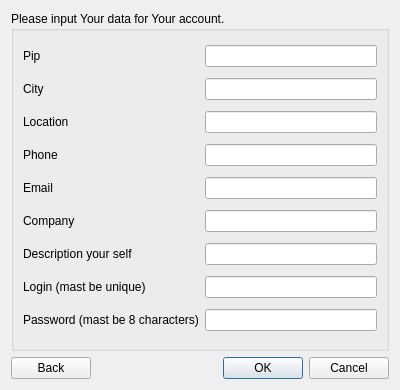
<?xml version="1.0" encoding="UTF-8"?>
<ui version="4.0">
 <class>RegisterWindow</class>
 <widget class="QDialog" name="RegisterWindow">
  <property name="geometry">
   <rect>
    <x>0</x>
    <y>0</y>
    <width>400</width>
    <height>390</height>
   </rect>
  </property>
  <property name="windowTitle">
   <string>Dialog</string>
  </property>
  <layout class="QGridLayout" name="gridLayout_2">
   <item row="1" column="1">
    <widget class="QDialogButtonBox" name="buttonBox">
     <property name="orientation">
      <enum>Qt::Horizontal</enum>
     </property>
     <property name="standardButtons">
      <set>QDialogButtonBox::Cancel|QDialogButtonBox::Ok</set>
     </property>
    </widget>
   </item>
   <item row="1" column="0">
    <widget class="QPushButton" name="btn_back">
     <property name="text">
      <string>Back</string>
     </property>
    </widget>
   </item>
   <item row="0" column="0" colspan="2">
    <widget class="QGroupBox" name="groupBox">
     <property name="title">
      <string>Please input Your data for Your account.</string>
     </property>
     <layout class="QGridLayout" name="gridLayout">
      <item row="2" column="1">
       <widget class="QLineEdit" name="le_location"/>
      </item>
      <item row="0" column="0">
       <widget class="QLabel" name="l_pip">
        <property name="text">
         <string>Pip</string>
        </property>
       </widget>
      </item>
      <item row="1" column="1">
       <widget class="QLineEdit" name="le_city"/>
      </item>
      <item row="3" column="1">
       <widget class="QLineEdit" name="le_phone"/>
      </item>
      <item row="0" column="1">
       <widget class="QLineEdit" name="le_pip"/>
      </item>
      <item row="6" column="1">
       <widget class="QLineEdit" name="le_description"/>
      </item>
      <item row="7" column="1">
       <widget class="QLineEdit" name="le_login"/>
      </item>
      <item row="1" column="0">
       <widget class="QLabel" name="l_city">
        <property name="text">
         <string>City</string>
        </property>
       </widget>
      </item>
      <item row="2" column="0">
       <widget class="QLabel" name="l_location">
        <property name="text">
         <string>Location</string>
        </property>
       </widget>
      </item>
      <item row="4" column="1">
       <widget class="QLineEdit" name="le_email"/>
      </item>
      <item row="5" column="1">
       <widget class="QLineEdit" name="le_company"/>
      </item>
      <item row="8" column="1">
       <widget class="QLineEdit" name="le_password"/>
      </item>
      <item row="3" column="0">
       <widget class="QLabel" name="l_phone">
        <property name="text">
         <string>Phone</string>
        </property>
       </widget>
      </item>
      <item row="4" column="0">
       <widget class="QLabel" name="l_email">
        <property name="text">
         <string>Email</string>
        </property>
       </widget>
      </item>
      <item row="5" column="0">
       <widget class="QLabel" name="l_company">
        <property name="text">
         <string>Company</string>
        </property>
       </widget>
      </item>
      <item row="6" column="0">
       <widget class="QLabel" name="l_description">
        <property name="text">
         <string>Description your self</string>
        </property>
       </widget>
      </item>
      <item row="7" column="0">
       <widget class="QLabel" name="l_login">
        <property name="text">
         <string>Login (mast be unique)</string>
        </property>
       </widget>
      </item>
      <item row="8" column="0">
       <widget class="QLabel" name="l_password">
        <property name="text">
         <string>Password (mast be 8 characters)</string>
        </property>
       </widget>
      </item>
     </layout>
    </widget>
   </item>
  </layout>
 </widget>
 <resources/>
 <connections>
  <connection>
   <sender>buttonBox</sender>
   <signal>accepted()</signal>
   <receiver>RegisterWindow</receiver>
   <slot>accept()</slot>
   <hints>
    <hint type="sourcelabel">
     <x>248</x>
     <y>254</y>
    </hint>
    <hint type="destinationlabel">
     <x>157</x>
     <y>274</y>
    </hint>
   </hints>
  </connection>
  <connection>
   <sender>buttonBox</sender>
   <signal>rejected()</signal>
   <receiver>RegisterWindow</receiver>
   <slot>reject()</slot>
   <hints>
    <hint type="sourcelabel">
     <x>316</x>
     <y>260</y>
    </hint>
    <hint type="destinationlabel">
     <x>286</x>
     <y>274</y>
    </hint>
   </hints>
  </connection>
 </connections>
</ui>
